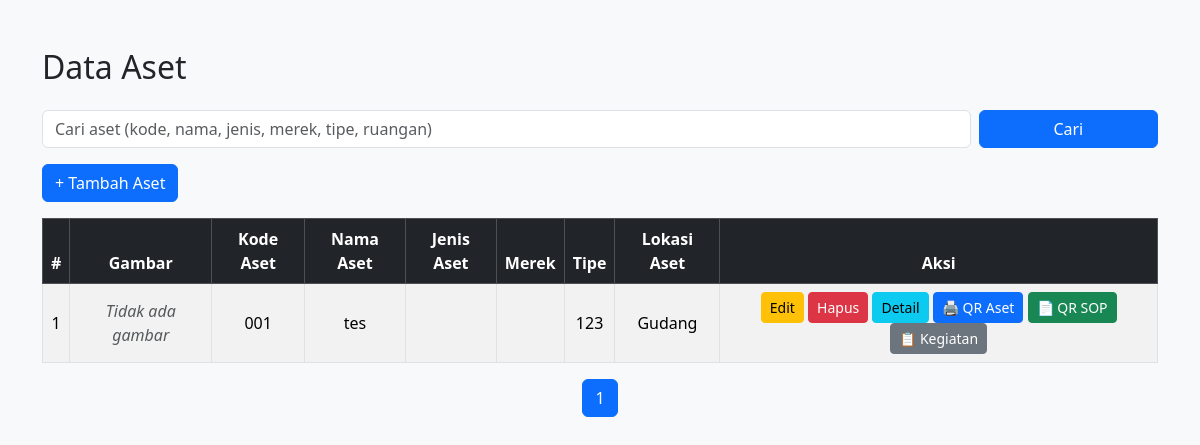
Before: /pages/aset.php with the older database file.
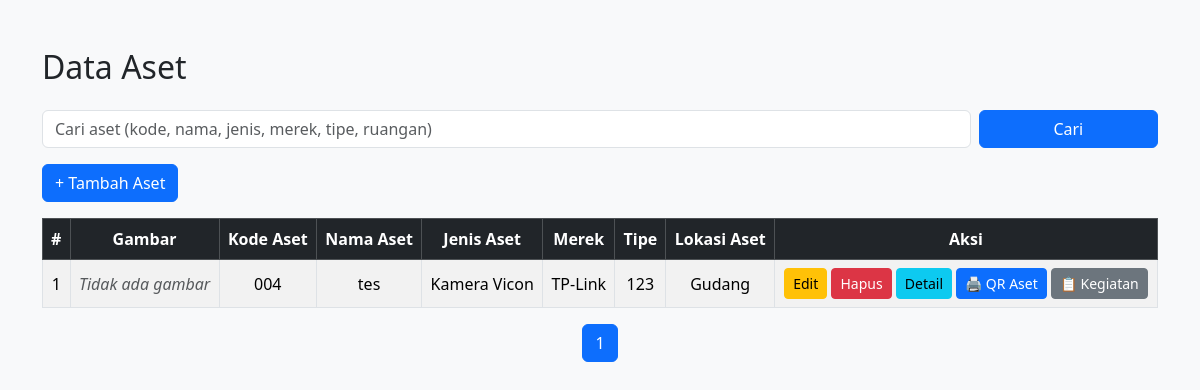
After: the same page with the newer database file.
### tables this page shows
CREATE TABLE `aset` (
  `id_aset` int(11) NOT NULL,
  `kode_aset` varchar(50) NOT NULL,
  `nama_aset` varchar(100) NOT NULL,
  `merek` varchar(100) DEFAULT NULL,
  `tipe` varchar(100) DEFAULT NULL,
  `id_ruangan` int(11) NOT NULL,
  `tanggal_perolehan` date NOT NULL,
  `nilai_perolehan` decimal(15,2) NOT NULL,
  `umur_ekonomis` tinyint(4) NOT NULL COMMENT 'Dalam tahun',
  `kondisi_alat` enum('aktif','tidak aktif','rusak','diperbaiki') DEFAULT 'aktif',
  `kepemilikan` enum('RSUD Cibabat','KSO') DEFAULT NULL,
  `status_penyusutan` enum('belum dihitung','dihitung') DEFAULT 'belum dihitung',
  `nomor_seri` varchar(255) DEFAULT NULL,
  `image` varchar(255) DEFAULT NULL,
  `stok` decimal(30,0) DEFAULT NULL,
  `jumlah_nilai_perolehan` decimal(30,0) DEFAULT NULL,
  `id_jenis_aset` int(11) DEFAULT NULL,
  `spo` varchar(255) DEFAULT NULL,
  `model` varchar(255) DEFAULT NULL,
  `jenis_anggaran` enum('BTT','BLUD') DEFAULT NULL,
  `kalibrasi` date DEFAULT NULL,
  `perusahaan` varchar(255) DEFAULT NULL,
  `kartu_kuning` enum('Ada','Tidak Ada') DEFAULT NULL,
  `akl` varchar(255) DEFAULT NULL,
  `nomor_kontrak` varchar(255) DEFAULT NULL,
  `id_merek_aset` int(11) DEFAULT NULL
);

CREATE TABLE `ruangan` (
  `id_ruangan` int(11) NOT NULL,
  `id_gedung` int(11) NOT NULL,
  `nama_ruangan` varchar(100) NOT NULL,
  `keterangan` varchar(100) DEFAULT NULL
);

CREATE TABLE `jenis_aset` (
  `id_jenis_aset` int(11) NOT NULL,
  `nama_jenis_aset` varchar(100) NOT NULL,
  `kode_jenis_aset` varchar(255) DEFAULT NULL
);

CREATE TABLE `merek_aset` (
  `id_merek_aset` int(10) NOT NULL,
  `merek_aset` varchar(255) DEFAULT NULL,
  `kode_merek` varchar(255) DEFAULT NULL
);

### pages/aset.php (the view, shortened to what the changed rows need)
<?php
require_once $_SERVER['DOCUMENT_ROOT'] . '/samcibabat/includes/db.php';
$limit = 10;
$page = isset($_GET['page']) ? max(1, intval($_GET['page'])) : 1;
$start = ($page - 1) * $limit;
$search = $_GET['search'] ?? '';
$where = "WHERE 1=1";
$totalQuery = $conn->prepare("SELECT COUNT(*) as total
                              FROM aset a
                              LEFT JOIN jenis_aset j ON a.id_jenis_aset = j.id_jenis_aset
                              LEFT JOIN ruangan r ON a.id_ruangan = r.id_ruangan
                              $where");
$totalQuery->execute();
$totalResult = $totalQuery->get_result();
$totalData = $totalResult->fetch_assoc()['total'] ?? 0;
$totalPages = ceil($totalData / $limit);
$sql = "
SELECT a.*, j.nama_jenis_aset, r.nama_ruangan, m.merek_aset
FROM aset a
LEFT JOIN jenis_aset j ON a.id_jenis_aset = j.id_jenis_aset
LEFT JOIN ruangan r ON a.id_ruangan = r.id_ruangan
LEFT JOIN merek_aset m ON a.id_merek_aset = m.id_merek_aset
$where
ORDER BY a.id_aset DESC
LIMIT $start, $limit
";
$stmt = $conn->prepare($sql);
$stmt->execute();
$result = $stmt->get_result();
?>
<!DOCTYPE html>
<html lang="id">
<head>
    <link href="https://cdn.jsdelivr.net/npm/bootstrap@5.3.3/dist/css/bootstrap.min.css" rel="stylesheet">
</head>
<body class="bg-light">
<div class="container py-5">
    <h2 class="mb-4">Data Aset</h2>
    <table class="table table-bordered table-striped table-hover align-middle text-center">
        <thead class="table-dark">
            <tr>
                <th>#</th>
                <th>Gambar</th>
                <th>Kode Aset</th>
                <th>Nama Aset</th>
                <th>Jenis Aset</th>
                <th>Merek</th>
                <th>Tipe</th>
                <th>Lokasi Aset</th>
                <th>Aksi</th>
            </tr>
        </thead>
        <tbody>
            <?php if ($result && $result->num_rows > 0): ?>
                <?php $no = $start + 1; ?>
                <?php while ($aset = $result->fetch_assoc()): ?>
                    <tr>
                        <td><?= $no++ ?></td>
                        <td>
                            <?php
                            $imageName = $aset['image'] ?? '';
                            $imageURL = '/aset/uploads/' . $imageName;
                            $imagePath = $_SERVER['DOCUMENT_ROOT'] . '/aset/uploads/' . $imageName;
                            if (!empty($imageName) && file_exists($imagePath)) {
                                echo "<img src='$imageURL' class='img-thumbnail' style='width: 80px; height: auto;' alt='Gambar Aset'>";
                            } else {
                                echo "<div class='text-muted fst-italic'>Tidak ada gambar</div>";
                            }
                            ?>
                        </td>
                        <td><?= htmlspecialchars($aset['kode_aset']) ?></td>
                        <td><?= htmlspecialchars($aset['nama_aset']) ?></td>
                        <td><?= htmlspecialchars($aset['nama_jenis_aset']) ?></td>
                        <td><?= htmlspecialchars($aset['merek_aset']) ?></td>
                        <td><?= htmlspecialchars($aset['tipe']) ?></td>
                        <td><?= htmlspecialchars($aset['nama_ruangan']) ?></td>
                        <td>
                            <a href="index.php?page=edit_aset&id_aset=<?= $aset['id_aset'] ?>" class="btn btn-sm btn-warning">
                                <i class="fa fa-edit"></i> Edit
                            </a>
                            <a href="pages/hapus_aset.php?id_aset=<?= $aset['id_aset'] ?>" class="btn btn-danger btn-sm" onclick="return confirm('Yakin ingin menghapus aset ini?')">
                                <i class="fa fa-trash"></i> Hapus
                            </a>
                            <a href="pages/histori_aset.php?id_aset=<?= $aset['id_aset'] ?>" class="btn btn-info btn-sm">
                                <i class="fa fa-info-circle"></i> Detail
                            </a>
                            <button class="btn btn-primary btn-sm" onclick="printQRCode(<?= $aset['id_aset'] ?>)">
                                🖨️ QR Aset
                            </button>
                            <?php if (!empty($aset['spo'])): ?>
                                <button class="btn btn-success btn-sm" onclick="printSOPQRCode('<?= $aset['spo'] ?>')">
                                    📄 QR SOP
                                </button>
                            <?php endif; ?>
                            <a href="/samcibabat/index.php?page=kegiatan_detail&id_aset=<?= $aset['id_aset'] ?>" class="btn btn-secondary btn-sm">
                                📋 Kegiatan
                            </a>
                        </td>
                    </tr>
                <?php endwhile; ?>
            <?php else: ?>
                <tr>
                    <td colspan="9" class="text-center text-danger">Data tidak ditemukan</td>
                </tr>
            <?php endif; ?>
        </tbody>
    </table>
    <nav>
        <ul class="pagination justify-content-center">
            <?php for ($i = 1; $i <= $totalPages; $i++): ?>
                <li class="page-item <?= $i == $page ? 'active' : '' ?>">
                    <a class="page-link" href="?page=<?= $i ?>&search=<?= urlencode($search) ?>"><?= $i ?></a>
                </li>
            <?php endfor; ?>
        </ul>
    </nav>
</div>
</body>
</html>

Changed rows visible on the page:
removed aset: shows "Tidak ada gambar", kode_aset "001", nama_aset "tes", tipe "123", id_ruangan.nama_ruangan "Gudang"
added aset: shows "Tidak ada gambar", kode_aset "004", nama_aset "tes", id_jenis_aset.nama_jenis_aset "Kamera Vicon", id_merek_aset.merek_aset "TP-Link", tipe "123", id_ruangan.nama_ruangan "Gudang"
